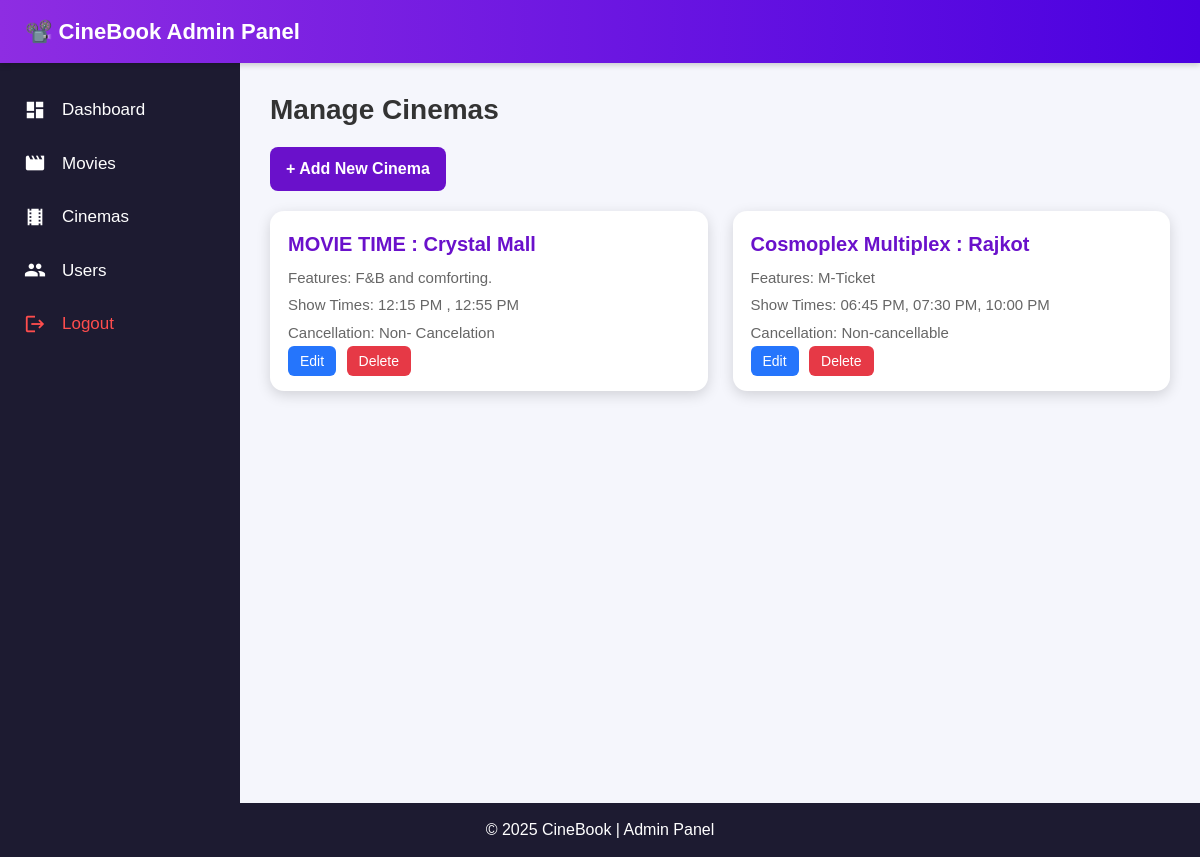
The page /admin/ad_cinemas.php (signed in) on the database its author committed.
### tables this page shows
CREATE TABLE `cinemas` (
  `id` int NOT NULL,
  `name` text NOT NULL,
  `features` varchar(30) DEFAULT NULL,
  `show_times` text NOT NULL,
  `cancelation` varchar(20) NOT NULL
);

### admin/ad_cinemas.php (the view, shortened to what this page needs)
<?php
include '../db_connect.php';
$cinemas = [];
$res = $conn->query("SELECT id, name, features, show_times, cancelation FROM cinemas ORDER BY id DESC");
if ($res) {
  while ($row = $res->fetch_assoc()) $cinemas[] = $row;
}
?>
<!DOCTYPE html>
<html lang="en">
<head>
</head>
<body>
  <div class="header">
    <div>📽️ CineBook Admin Panel</div>
  </div>
  <div class="layout">
    <div class="sidebar">
      <a href="dashboard.php"><span class="icon material-icons">dashboard</span><span>Dashboard</span></a>
      <a href="ad_movies.php"><span class="icon material-icons">movie</span><span>Movies</span></a>
      <a href="ad_cinemas.php"><span class="icon material-icons">theaters</span><span>Cinemas</span></a>
      <a href="ad_users.php"><span class="icon material-icons">people</span><span>Users</span></a>
      <a href="logout.php" style="color:#ff4d4d;"><span class="icon material-icons">logout</span><span>Logout</span></a>
    </div>
    <div class="content">
      <h2 class="page-title">Manage Cinemas</h2>
      <a href="ad_add_cinemas.php" class="add-btn">+ Add New Cinema</a>
      <div class="card-container">
        <?php if (empty($cinemas)): ?>
          <p>No cinemas found.</p>
          <?php else: foreach ($cinemas as $c): ?>
            <div class="cinema-card">
              <div class="cinema-title"><?php echo htmlspecialchars($c['name']); ?></div>
              <div class="cinema-info">Features: <?php echo htmlspecialchars($c['features']); ?></div>
              <div class="cinema-info">Show Times: <?php echo htmlspecialchars($c['show_times']); ?></div>
              <div class="cinema-info">Cancellation: <?php echo htmlspecialchars($c['cancelation']); ?></div>
              <div class="card-actions">
                <a class="edit-btn" href="ad_edit_cinemas.php?id=<?php echo $c['id']; ?>">Edit</a>
                <a class="delete-btn" href="ad_delete_cinemas.php?id=<?php echo $c['id']; ?>" onclick="return confirm('Delete this cinema?')">Delete</a>
              </div>
            </div>
        <?php endforeach;
        endif; ?>
      </div>
    </div>
  </div>
  <div class="footer">
    © 2025 CineBook | Admin Panel
  </div>
</body>
</html>

### admin/ad_cinemas.php (style rules this page uses)
* { margin: 0; padding: 0; box-sizing: border-box; }
body { font-family: Arial; background: #f5f6fc; display: flex; flex-direction: column; min-height: 100vh; }
.header { background: linear-gradient(90deg, #8e2de2, #4a00e0); color: white; padding: 15px 25px; display: flex; justify-content: space-between; align-items: center; font-size: 22px; font-weight: bold; position: sticky; top: 0; z-index: 1000; box-shadow: 0 2px 6px rgba(0, 0, 0, 0.2); }
.layout { display: flex; flex: 1; min-height: calc(100vh - 60px); }
.sidebar { width: 240px; background: #1d1b31; padding-top: 20px; color: white; flex-shrink: 0; transition: width 0.3s ease-in-out; }
.sidebar a { display: flex; align-items: center; gap: 12px; padding: 14px 20px; font-size: 17px; color: white; text-decoration: none; transition: 0.25s; }
.icon { font-size: 22px; min-width: 30px; text-align: center; }
.content { flex: 1; padding: 30px; transition: margin 0.3s; }
.page-title { font-size: 28px; font-weight: bold; color: #333; margin-bottom: 20px; }
.add-btn { display: inline-block; background: #6a11cb; color: white; padding: 10px 16px; border-radius: 8px; text-decoration: none; font-size: 16px; font-weight: bold; transition: 0.3s; }
.card-container { display: flex; flex-wrap: wrap; gap: 25px; margin-top: 20px; }
.cinema-card { flex: 1 1 280px; background: white; border-radius: 14px; overflow: hidden; box-shadow: 0 4px 14px rgba(0, 0, 0, 0.15); transition: .3s; display: flex; flex-direction: column; padding: 18px; }
.cinema-title { font-size: 20px; font-weight: bold; color: #6a11cb; margin-bottom: 8px; }
.cinema-info { color: #666; font-size: 15px; margin-bottom: 5px; }
.card-actions { margin-top: auto; }
.edit-btn, .delete-btn { padding: 7px 12px; border-radius: 6px; text-decoration: none; color: white; font-size: 14px; margin-right: 6px; }
.edit-btn { background: #2575fc; }
.delete-btn { background: #e63946; }
.footer { background: #1d1b31; color: white; text-align: center; padding: 15px 0; font-size: 16px; margin-top: auto; }

### rows shown on the page
cinemas: name "MOVIE TIME : Crystal Mall", features "F&B and comforting.", show_times "12:15 PM , 12:55 PM", cancelation "Non- Cancelation"
cinemas: name "Cosmoplex Multiplex : Rajkot", features "M-Ticket", show_times "06:45 PM, 07:30 PM, 10:00 PM", cancelation "Non-cancellable"
